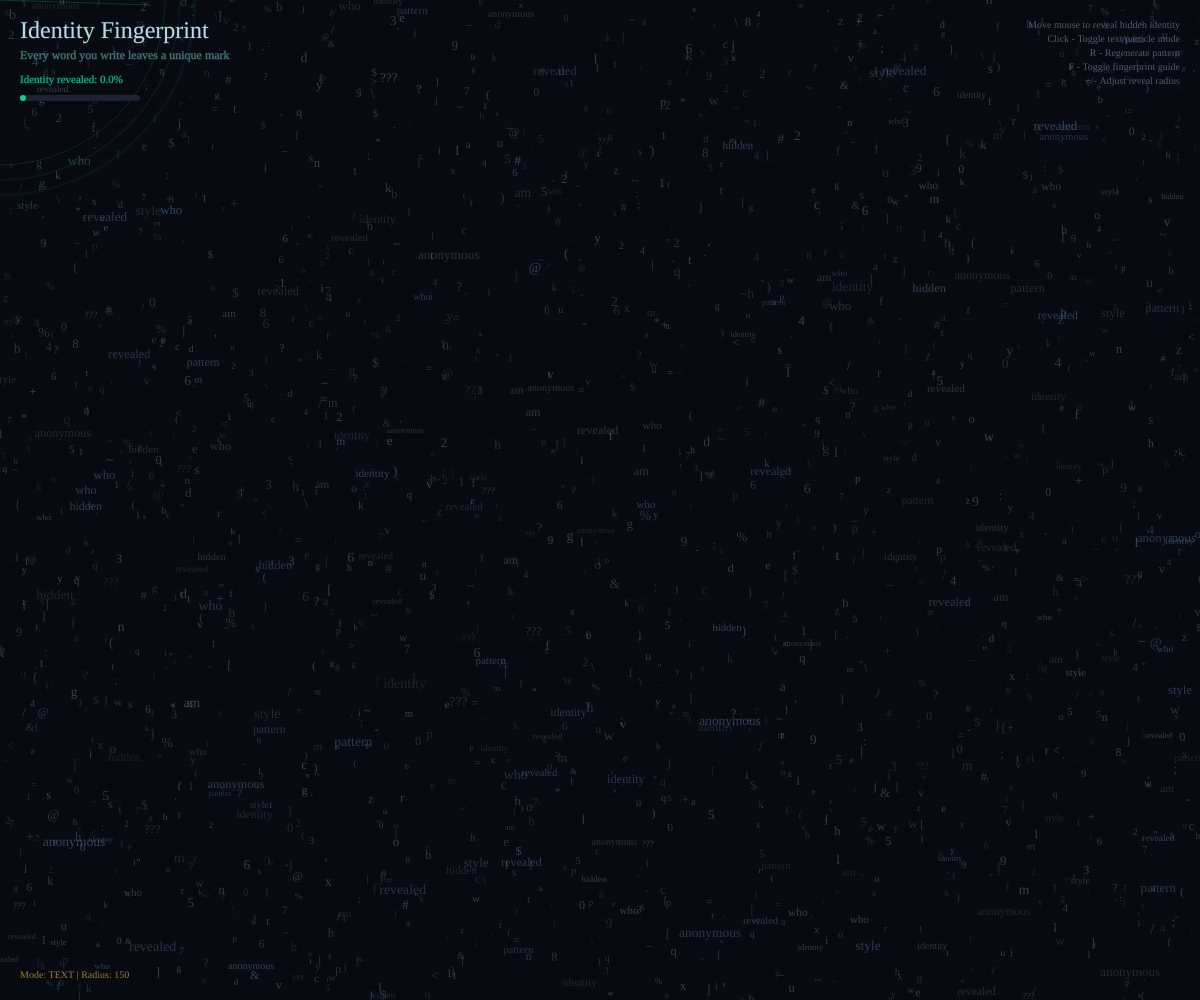
Frame 1 (no input)
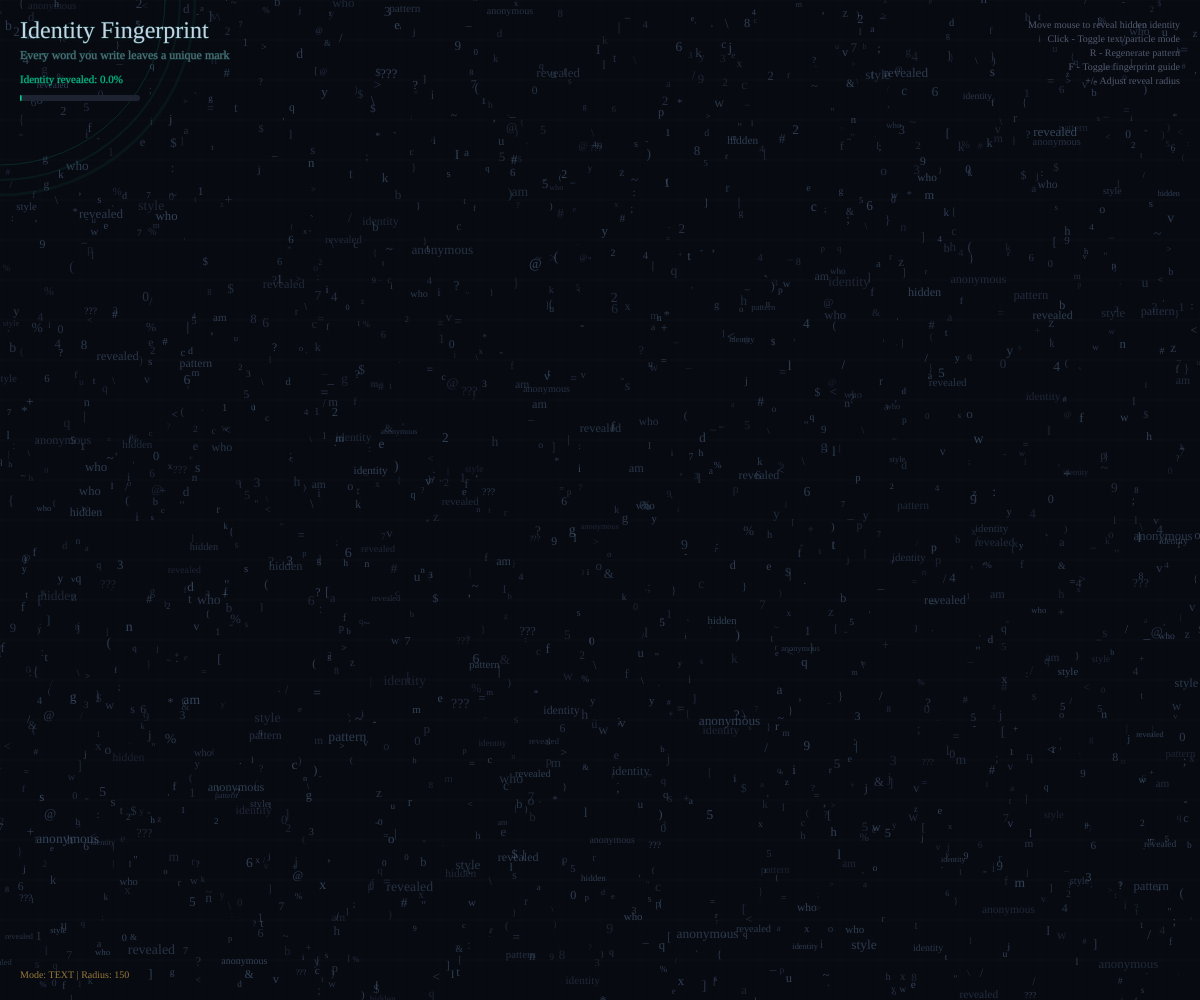
Frame 60 (no input)
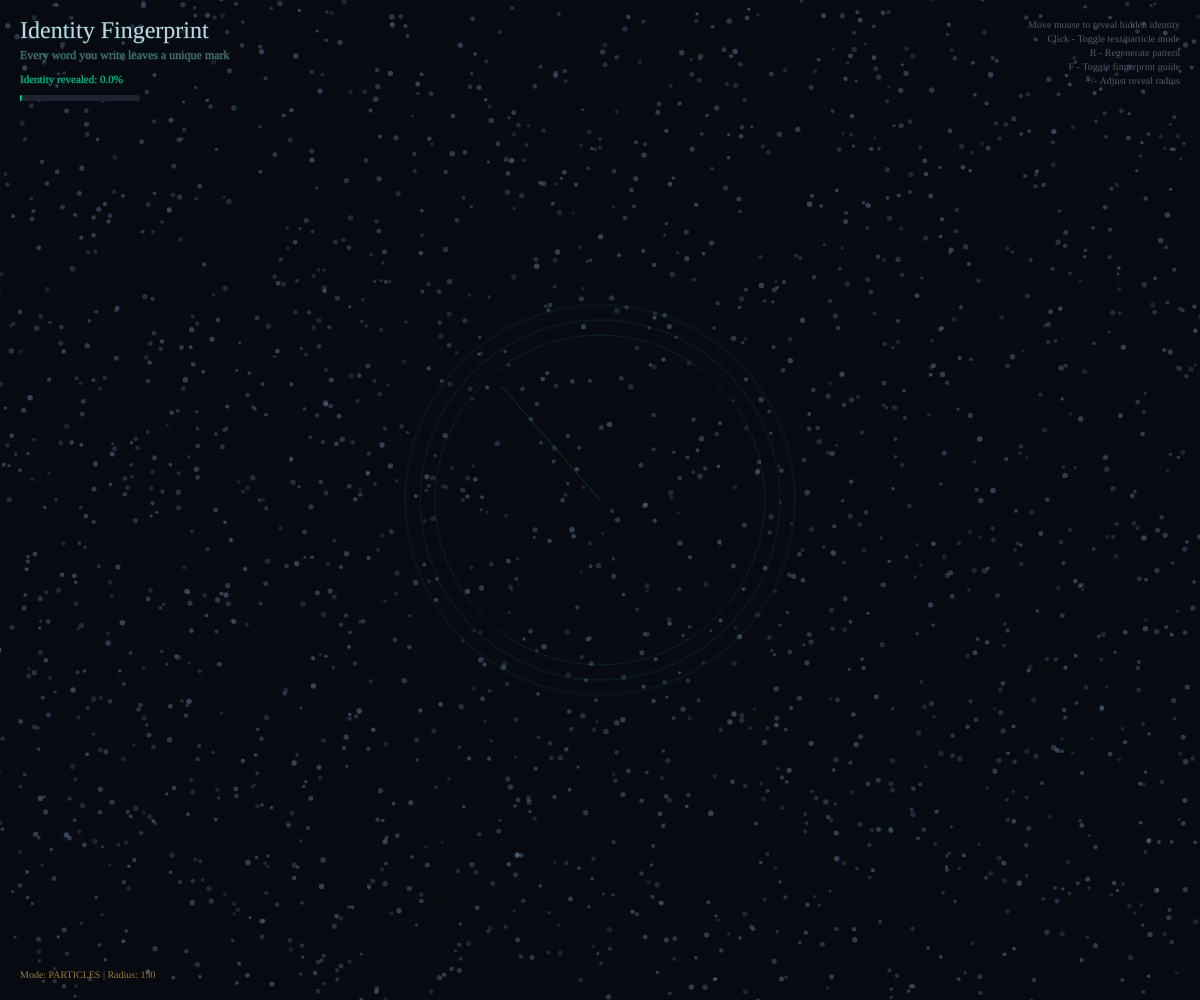
Frame 120 (the mouse pressed at the canvas centre since frame 60)

The p5.js sketch that drew these frames (run headless with seeded random() and noise() and a simulated clock; from frame 60 on, the mouse is pressed at the canvas centre):

// p5.js sketch
// ── sketch.js
/**
 * Identity Fingerprint
 * Visualizing the hidden patterns that reveal who we are
 * 
 * Inspired by research on LLM de-anonymization:
 * AI can identify anonymous authors through subtle writing patterns,
 * like invisible fingerprints left in every sentence we write.
 * 
 * Interactions:
 * - Mouse movement: Reveals the hidden fingerprint pattern
 * - Mouse still: Patterns dissolve back into chaos
 * - Click: Toggle between text and particle modes
 * - R: Reset and regenerate
 * - F: Toggle fingerprint visibility
 */

let particles = [];
let fingerprintLines = [];
let revealRadius = 150;
let revealIntensity = 0;
let lastMouseMove = 0;
let showFingerprint = true;
let textMode = true;
let time = 0;

// Characters that represent "anonymous text"
const chars = 'abcdefghijklmnopqrstuvwxyz0123456789@#$%&*?.,:;\'\"[]{}()<>-+=_/\\|~`';
const meaningfulWords = ['who', 'am', 'I', '???', 'anonymous', 'hidden', 'revealed', 'identity', 'style', 'pattern'];

// Cyberpunk color palette
const palette = {
  bg: [8, 10, 18],
  particle: [120, 160, 200],
  revealed: [0, 255, 180],
  fingerprint: [255, 100, 150],
  accent: [255, 200, 80],
  text: [200, 210, 230]
};

function setup() {
  createCanvas(windowWidth, windowHeight);
  textFont('Courier New, monospace');
  
  generateFingerprint();
  generateParticles();
}

function generateFingerprint() {
  fingerprintLines = [];
  
  // Create fingerprint pattern - arches and whorls
  let centerX = width / 2;
  let centerY = height / 2;
  let numLines = 25;
  
  for (let i = 0; i < numLines; i++) {
    let line = [];
    let baseY = map(i, 0, numLines - 1, -180, 180);
    
    // Create wave pattern like fingerprint ridges
    let amplitude = 30 + sin(i * 0.3) * 20;
    let frequency = 0.015 + sin(i * 0.2) * 0.005;
    let phase = i * 0.5;
    
    // Add some randomness for organic feel
    let noise1 = random(1000);
    let noise2 = random(1000);
    
    for (let x = -250; x <= 250; x += 5) {
      // Core fingerprint curve
      let curve = sin(x * frequency + phase) * amplitude;
      
      // Add whorl effect in center
      let distFromCenter = abs(x) / 250;
      let whorl = sin(sqrt(x * x + baseY * baseY) * 0.05 + i * 0.3) * 20 * (1 - distFromCenter);
      
      // Perlin noise for organic variation
      let noiseVal = noise(x * 0.01 + noise1, baseY * 0.01 + noise2) * 30 - 15;
      
      let y = baseY + curve + whorl + noiseVal;
      
      // Fade edges
      let edgeFade = 1 - pow(abs(x) / 280, 3);
      if (edgeFade > 0) {
        line.push({
          x: centerX + x,
          y: centerY + y,
          baseX: centerX + x,
          baseY: centerY + y,
          edgeFade: edgeFade
        });
      }
    }
    
    if (line.length > 0) {
      fingerprintLines.push(line);
    }
  }
}

function generateParticles() {
  particles = [];
  let numParticles = 2000;
  
  for (let i = 0; i < numParticles; i++) {
    let p = createParticle();
    particles.push(p);
  }
}

function createParticle() {
  // Random position
  let x = random(width);
  let y = random(height);
  
  // Find nearest fingerprint point for this particle
  let nearestPoint = findNearestFingerprintPoint(x, y);
  
  return {
    x: x,
    y: y,
    homeX: x,
    homeY: y,
    targetX: nearestPoint ? nearestPoint.x : x,
    targetY: nearestPoint ? nearestPoint.y : y,
    char: random() < 0.1 ? random(meaningfulWords) : chars[floor(random(chars.length))],
    size: random(8, 14),
    alpha: random(40, 100),
    noiseOffset: random(1000),
    speed: random(0.02, 0.05),
    revealed: false,
    revealProgress: 0,
    lineIndex: nearestPoint ? nearestPoint.lineIndex : -1
  };
}

function findNearestFingerprintPoint(x, y) {
  let minDist = Infinity;
  let nearest = null;
  
  for (let li = 0; li < fingerprintLines.length; li++) {
    let line = fingerprintLines[li];
    for (let pi = 0; pi < line.length; pi++) {
      let p = line[pi];
      let d = dist(x, y, p.x, p.y);
      if (d < minDist && d < 300) {
        minDist = d;
        nearest = { x: p.x, y: p.y, lineIndex: li };
      }
    }
  }
  
  return nearest;
}

function draw() {
  time += deltaTime * 0.001;
  
  // Background
  background(palette.bg[0], palette.bg[1], palette.bg[2]);
  
  // Draw subtle grid
  drawGrid();
  
  // Update reveal intensity based on mouse movement
  let timeSinceMove = millis() - lastMouseMove;
  let targetIntensity = timeSinceMove < 100 ? 1 : 0;
  revealIntensity = lerp(revealIntensity, targetIntensity, 0.05);
  
  // Update and draw particles
  updateParticles();
  drawParticles();
  
  // Draw fingerprint lines (faint guide)
  if (showFingerprint) {
    drawFingerprintGuide();
  }
  
  // Draw reveal circle
  drawRevealCircle();
  
  // Draw UI
  drawUI();
}

function drawGrid() {
  stroke(255, 5);
  strokeWeight(1);
  let gridSize = 40;
  
  for (let x = 0; x < width; x += gridSize) {
    line(x, 0, x, height);
  }
  for (let y = 0; y < height; y += gridSize) {
    line(0, y, width, y);
  }
}

function updateParticles() {
  particles.forEach(p => {
    // Check if within reveal radius
    let d = dist(mouseX, mouseY, p.x, p.y);
    let inRevealZone = d < revealRadius;
    
    // Update reveal progress
    if (inRevealZone && revealIntensity > 0.5) {
      p.revealProgress = min(1, p.revealProgress + 0.03);
      p.revealed = true;
    } else {
      p.revealProgress = max(0, p.revealProgress - 0.01);
      if (p.revealProgress === 0) p.revealed = false;
    }
    
    // Move particle
    let targetX, targetY;
    
    if (p.revealProgress > 0) {
      // Move toward fingerprint position
      targetX = lerp(p.homeX, p.targetX, p.revealProgress);
      targetY = lerp(p.homeY, p.targetY, p.revealProgress);
    } else {
      // Drift randomly around home
      let noiseX = noise(p.noiseOffset + time * 0.3) * 40 - 20;
      let noiseY = noise(p.noiseOffset + 1000 + time * 0.3) * 40 - 20;
      targetX = p.homeX + noiseX;
      targetY = p.homeY + noiseY;
    }
    
    p.x = lerp(p.x, targetX, p.speed);
    p.y = lerp(p.y, targetY, p.speed);
  });
}

function drawParticles() {
  textAlign(CENTER, CENTER);
  noStroke();
  
  particles.forEach(p => {
    // Calculate color based on reveal state
    let r, g, b, a;
    
    if (p.revealProgress > 0) {
      // Transition from anonymous to revealed
      let t = p.revealProgress;
      r = lerp(palette.particle[0], palette.revealed[0], t);
      g = lerp(palette.particle[1], palette.revealed[1], t);
      b = lerp(palette.particle[2], palette.revealed[2], t);
      a = lerp(p.alpha, 200, t);
      
      // Add line-based coloring for organized particles
      if (p.lineIndex >= 0) {
        let lineHue = map(p.lineIndex, 0, fingerprintLines.length, 0, 1);
        let accentAmount = t * 0.3;
        r = lerp(r, palette.fingerprint[0], accentAmount * sin(lineHue * PI));
        g = lerp(g, palette.fingerprint[1], accentAmount);
        b = lerp(b, palette.fingerprint[2], accentAmount * cos(lineHue * PI));
      }
    } else {
      r = palette.particle[0];
      g = palette.particle[1];
      b = palette.particle[2];
      a = p.alpha;
    }
    
    fill(r, g, b, a);
    
    if (textMode) {
      textSize(p.size * (1 + p.revealProgress * 0.3));
      text(p.char, p.x, p.y);
    } else {
      let size = p.size * 0.4 * (1 + p.revealProgress);
      ellipse(p.x, p.y, size, size);
    }
  });
}

function drawFingerprintGuide() {
  noFill();
  strokeWeight(1);
  
  fingerprintLines.forEach((line, li) => {
    beginShape();
    line.forEach((p, pi) => {
      // Only show near mouse
      let d = dist(mouseX, mouseY, p.x, p.y);
      let alpha = map(d, 0, revealRadius * 1.5, 30, 0);
      alpha *= revealIntensity * p.edgeFade;
      
      if (alpha > 0) {
        stroke(palette.fingerprint[0], palette.fingerprint[1], palette.fingerprint[2], alpha);
        vertex(p.x, p.y);
      }
    });
    endShape();
  });
}

function drawRevealCircle() {
  // Scanning circle effect
  noFill();
  let alpha = 30 + sin(time * 3) * 15;
  
  for (let i = 3; i > 0; i--) {
    strokeWeight(i);
    stroke(palette.revealed[0], palette.revealed[1], palette.revealed[2], alpha / i);
    ellipse(mouseX, mouseY, revealRadius * 2 * (1 + i * 0.1), revealRadius * 2 * (1 + i * 0.1));
  }
  
  // Scanning line
  strokeWeight(1);
  stroke(palette.revealed[0], palette.revealed[1], palette.revealed[2], 50);
  let scanAngle = time * 2;
  let scanX = mouseX + cos(scanAngle) * revealRadius;
  let scanY = mouseY + sin(scanAngle) * revealRadius;
  line(mouseX, mouseY, scanX, scanY);
}

function drawUI() {
  // Title
  fill(palette.text[0], palette.text[1], palette.text[2]);
  textAlign(LEFT, TOP);
  textSize(24);
  text("Identity Fingerprint", 20, 20);
  
  textSize(12);
  fill(100, 110, 130);
  text("Every word you write leaves a unique mark", 20, 50);
  
  // Stats
  let revealedCount = particles.filter(p => p.revealProgress > 0.5).length;
  let percentage = ((revealedCount / particles.length) * 100).toFixed(1);
  
  textSize(11);
  fill(palette.revealed[0], palette.revealed[1], palette.revealed[2], 180);
  text(`Identity revealed: ${percentage}%`, 20, 75);
  
  // Reveal intensity indicator
  drawProgressBar(20, 95, 120, 6, revealIntensity, palette.revealed);
  
  // Instructions
  textAlign(RIGHT, TOP);
  fill(80, 90, 110);
  textSize(10);
  let instructions = [
    "Move mouse to reveal hidden identity",
    "Click - Toggle text/particle mode",
    "R - Regenerate pattern",
    "F - Toggle fingerprint guide",
    "+/- Adjust reveal radius"
  ];
  instructions.forEach((inst, i) => {
    text(inst, width - 20, 20 + i * 14);
  });
  
  // Mode indicator
  textAlign(LEFT, BOTTOM);
  textSize(10);
  fill(palette.accent[0], palette.accent[1], palette.accent[2], 150);
  text(`Mode: ${textMode ? 'TEXT' : 'PARTICLES'} | Radius: ${revealRadius}`, 20, height - 20);
}

function drawProgressBar(x, y, w, h, value, color) {
  // Background
  fill(30, 35, 50);
  noStroke();
  rect(x, y, w, h, h / 2);
  
  // Fill
  fill(color[0], color[1], color[2], 200);
  rect(x, y, w * value, h, h / 2);
}

function mouseMoved() {
  lastMouseMove = millis();
}

function mouseDragged() {
  lastMouseMove = millis();
}

function mousePressed() {
  textMode = !textMode;
}

function keyPressed() {
  if (key === 'r' || key === 'R') {
    generateFingerprint();
    generateParticles();
  }
  
  if (key === 'f' || key === 'F') {
    showFingerprint = !showFingerprint;
  }
  
  if (key === '=' || key === '+') {
    revealRadius = min(300, revealRadius + 20);
  }
  
  if (key === '-' || key === '_') {
    revealRadius = max(50, revealRadius - 20);
  }
}

function windowResized() {
  resizeCanvas(windowWidth, windowHeight);
  generateFingerprint();
  generateParticles();
}
